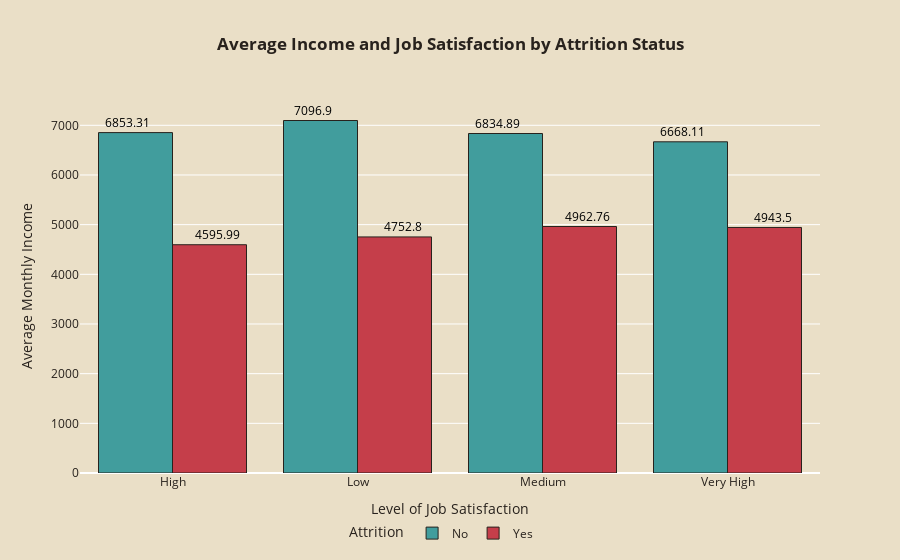

Notebook cell for this chart:
### Markdown cell above
### Impact of Job Satisfaction on Employee Attrition with Average Monthly Salary

### Code cell
# Map job satisfaction level to corresponding text labels
job_satisfaction_labels = {
    1: 'Low',
    2: 'Medium',
    3: 'High',
    4: 'Very High'
}

# Convert 'JobSatisfaction' column to text labels
hr['JobSatisfaction'] = hr['JobSatisfaction'].map(job_satisfaction_labels)

# Group data by 'JobSatisfaction' and 'Attrition', calculate average monthly income
avg_inc = hr.groupby(['JobSatisfaction', 'Attrition'])['MonthlyIncome'].mean().reset_index()

# Create Plotly plot
fig = px.bar(avg_inc, x='JobSatisfaction', y='MonthlyIncome', color='Attrition', barmode='group',
             title='<b>Average Income and Job Satisfaction by Attrition Status</b>',
             labels={'JobSatisfaction': 'Level of Job Satisfaction', 'MonthlyIncome': 'Average Monthly Income'},
             category_orders={'JobSatisfaction': sorted(hr['JobSatisfaction'].unique())}, height=500,
            color_discrete_map={'Yes': '#C53E4A', 'No': '#419D9D'})  # Specify custom colors

# Add data labels with adjusted positions
for trace in fig.data:
    if trace.name == 'Yes':
        for i, label in enumerate(trace.y):
            fig.add_annotation(x=trace.x[i], y=label, text=str(round(label, 2)),
                               showarrow=False, font=dict(color='black', size=12), yshift=10, xshift=45)
    else:
        for i, label in enumerate(trace.y):
            fig.add_annotation(x=trace.x[i], y=label, text=str(round(label, 2)),
                               showarrow=False, font=dict(color='black', size=12), yshift=10, xshift=-45)

# Add percentage labels to the bars
fig.update_traces(textposition='outside',
                  textfont_size=14, 
                  textfont_color='black',
                  marker=dict(line=dict(color='#28221D', width=1)))

fig.update_layout(title_x=0.5, 
                  legend=dict(orientation='h', yanchor='bottom', y=-0.2, xanchor='center', x=0.49),
                  font_color='#28221D',
                  paper_bgcolor='#EADFC7', 
                  plot_bgcolor='#EADFC7')

fig.show()

### Figure 1 — Plotly figure (JSON) as saved in the notebook; plotly's stock layout.template omitted (floating-point values rounded to 4 significant figures)
{"data": [{"alignmentgroup": "True", "hovertemplate": "Attrition=No<br>Level of Job Satisfaction=%{x}<br>Average Monthly Income=%{y}<extra></extra>", "legendgroup": "No", "marker": {"color": "#419D9D", "pattern": {"shape": ""}, "line": {"color": "#28221D", "width": 1}}, "name": "No", "offsetgroup": "No", "orientation": "v", "showlegend": true, "textposition": "outside", "x": ["High", "Low", "Medium", "Very High"], "xaxis": "x", "y": [6853.0, 7097.0, 6835.0, 6668.0], "yaxis": "y", "type": "bar", "textfont": {"color": "black", "size": 14}}, {"alignmentgroup": "True", "hovertemplate": "Attrition=Yes<br>Level of Job Satisfaction=%{x}<br>Average Monthly Income=%{y}<extra></extra>", "legendgroup": "Yes", "marker": {"color": "#C53E4A", "pattern": {"shape": ""}, "line": {"color": "#28221D", "width": 1}}, "name": "Yes", "offsetgroup": "Yes", "orientation": "v", "showlegend": true, "textposition": "outside", "x": ["High", "Low", "Medium", "Very High"], "xaxis": "x", "y": [4596.0, 4753.0, 4963.0, 4944.0], "yaxis": "y", "type": "bar", "textfont": {"color": "black", "size": 14}}], "layout": {"xaxis": {"anchor": "y", "domain": [0, 1], "title": {"text": "Level of Job Satisfaction"}, "categoryorder": "array", "categoryarray": ["High", "Low", "Medium", "Very High"], "type": "category", "range": [-0.5, 3.5], "autorange": true}, "yaxis": {"anchor": "x", "domain": [0, 1], "title": {"text": "Average Monthly Income"}, "type": "linear", "range": [0, 7545.0], "autorange": true}, "legend": {"title": {"text": "Attrition"}, "tracegroupgap": 0, "orientation": "h", "yanchor": "bottom", "y": -0.2, "xanchor": "center", "x": 0.49}, "title": {"text": "<b>Average Income and Job Satisfaction by Attrition Status</b>", "x": 0.5}, "barmode": "group", "annotations": [{"font": {"color": "black", "size": 12}, "showarrow": false, "text": "6853.31", "x": "High", "xshift": -45, "y": 6853.0, "yshift": 10}, {"font": {"color": "black", "size": 12}, "showarrow": false, "text": "7096.9", "x": "Low", "xshift": -45, "y": 7097.0, "yshift": 10}, {"font": {"color": "black", "size": 12}, "showarrow": false, "text": "6834.89", "x": "Medium", "xshift": -45, "y": 6835.0, "yshift": 10}, {"font": {"color": "black", "size": 12}, "showarrow": false, "text": "6668.11", "x": "Very High", "xshift": -45, "y": 6668.0, "yshift": 10}, {"font": {"color": "black", "size": 12}, "showarrow": false, "text": "4595.99", "x": "High", "xshift": 45, "y": 4596.0, "yshift": 10}, {"font": {"color": "black", "size": 12}, "showarrow": false, "text": "4752.8", "x": "Low", "xshift": 45, "y": 4753.0, "yshift": 10}, {"font": {"color": "black", "size": 12}, "showarrow": false, "text": "4962.76", "x": "Medium", "xshift": 45, "y": 4963.0, "yshift": 10}, {"font": {"color": "black", "size": 12}, "showarrow": false, "text": "4943.5", "x": "Very High", "xshift": 45, "y": 4944.0, "yshift": 10}], "font": {"color": "#28221D"}, "paper_bgcolor": "#EADFC7", "plot_bgcolor": "#EADFC7", "autosize": true}}
